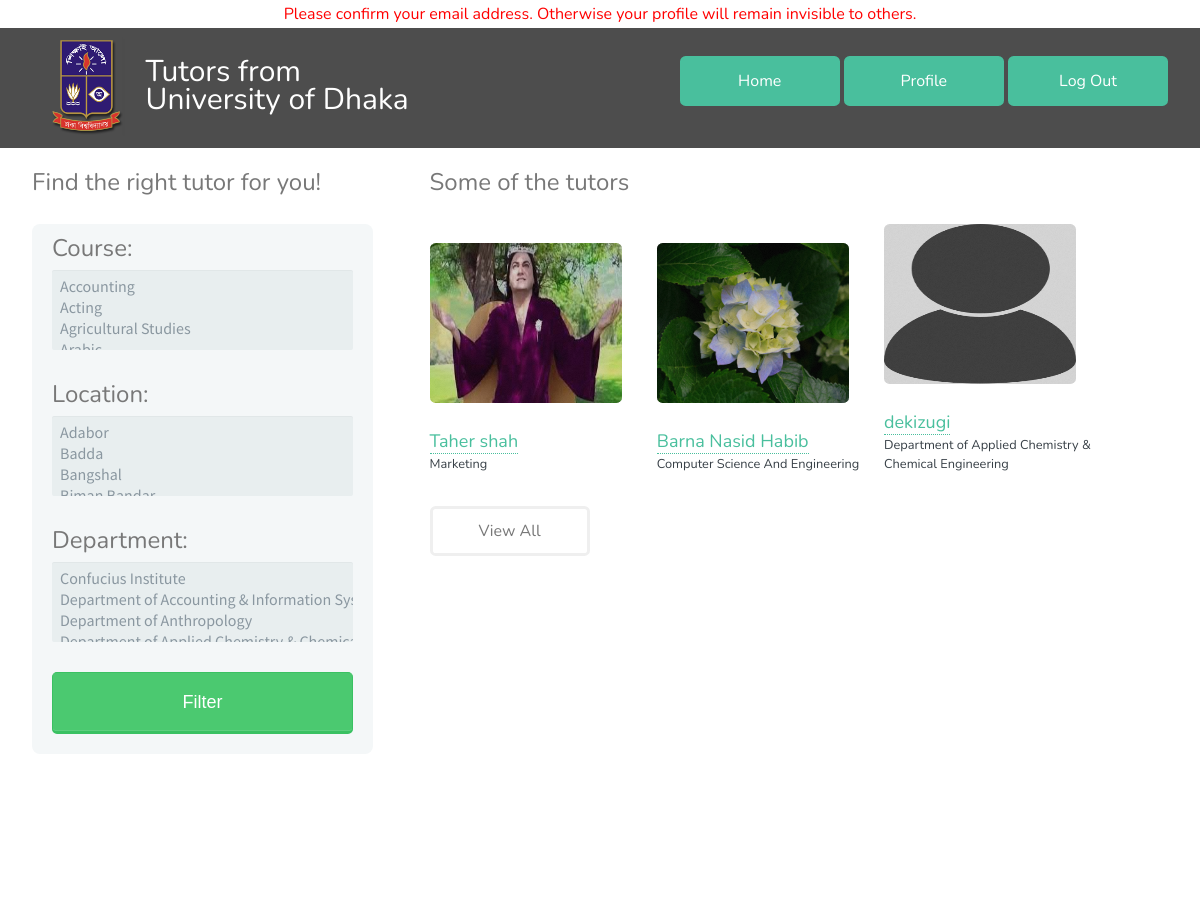
Page /home.php (signed in) on the committed database.
### tables this page shows
CREATE TABLE `user_info` (
  `username` varchar(15) NOT NULL,
  `email` varchar(50) NOT NULL,
  `name` varchar(50) NOT NULL,
  `password` varchar(40) NOT NULL,
  `gender` varchar(6) NOT NULL,
  `phone` varchar(11) DEFAULT NULL,
  `phone_privacy` tinyint(1) DEFAULT NULL,
  `department` varchar(100) NOT NULL,
  `biography` longtext,
  `verified` tinyint(1) NOT NULL DEFAULT '0',
  `isAvailable` tinyint(1) NOT NULL DEFAULT '1'
);

### home.php (the view, shortened to what this page needs)
<html>
    <head>
		<link rel="stylesheet" href="assets/css/profile.css" />
    </head>
	<?php
                                        if(isset($_SESSION['logged_in']) && $_SESSION['logged_in']==true)
                                            include"user_header.php";
                                         else
                                             include"login_header.php"
                                        ?>
			<section class="main">
					<?php
						include("config.php");
						$sql = "SELECT username,name,department FROM user_info WHERE isAvailable = '1'";
						$result = mysqli_query($conn,$sql);
					?>
					<?php include"filter_sidebar.php" ?>
					<div class = "view">
						<h2>Some of the tutors</h2>
							<?php
							$cnt=0;
							while($list = mysqli_fetch_array($result,MYSQLI_ASSOC))
							{
								$path="uploads/".$list['username'].".jpg";
								if(!file_exists($path))
									$path="uploads/default/avatar.jpg";
								echo "<article class=\"4u 12u$(xsmall) work-item\">";
								echo "<a href=".$path." class=\"image fit thumb\"><img src=".$path." alt=\"\"></a>";
								echo "<a href=\"profile.php?username=".$list['username']."\" >"."<font size=\"4\">".$list['name']."</font> </a>";
								echo "	<p> ".$list['department']." </p>"	;
								echo "</article>";
								$cnt = $cnt+1;
								if($cnt == 3 )
									break;
							}
							?>
						<ul class="actions">
                                                    <a href=<?php $page = $_SESSION['page']+1; echo"view_all.php?page=".$page ?> class="button">View All</a>
						</ul>
						</div>
			</section>
			<?php include"footer.php" ?>

### assets/css/profile.css (style rules this page uses)
html, body, div, span, applet, object, iframe, h1, h2, h3, h4, h5, h6, p, blockquote, pre, a, abbr, acronym, address, big, cite, code, del, dfn, em, img, ins, kbd, q, s, samp, small, strike, strong, sub, sup, tt, var, b, u, i, center, dl, dt, dd, ol, ul, li, fieldset, form, label, legend, table, caption, tbody, tfoot, thead, tr, th, td, article, aside, canvas, details, embed, figure, figcaption, footer, header, hgroup, menu, nav, output, ruby, section, summary, time, mark, audio, video { margin: 0; padding: 0; border: 0; font-size: 100%; font: inherit; vertical-align: baseline; }
aside, details, figcaption, figure, footer, header, hgroup, menu, nav, section { display: block; }
article { display: inline-block; }
ol, ul { list-style: none; }
*, *:before, *:after { -moz-box-sizing: border-box; -webkit-box-sizing: border-box; box-sizing: border-box; }
.\34 u, .\34 u\24 { width: 33.3333333333%; clear: none; margin-left: 0; }
a { -moz-transition: color 0.2s ease-in-out, border-color 0.2s ease-in-out; -webkit-transition: color 0.2s ease-in-out, border-color 0.2s ease-in-out; -ms-transition: color 0.2s ease-in-out, border-color 0.2s ease-in-out; transition: color 0.2s ease-in-out, border-color 0.2s ease-in-out; border-bottom: dotted 1px; color: #49bf9d; text-decoration: none; }
p { margin: 0 0 2em 0; }
h1, h2, h3, h4, h5, h6 { color: #787878; font-weight: 400; line-height: 1em; margin: 0 0 1em 0; }
h2 { font-size: 1.5em; line-height: 1.5em; }
.image { border-radius: 0.35em; border: 0; display: inline-block; position: relative; }
.image:before { -moz-transition: opacity 0.2s ease-in-out; -webkit-transition: opacity 0.2s ease-in-out; -ms-transition: opacity 0.2s ease-in-out; transition: opacity 0.2s ease-in-out; background: url("images/overlay.png"); border-radius: 0.35em; content: ''; display: block; height: 100%; left: 0; opacity: 0.5; position: absolute; top: 0; width: 100%; }
.image.thumb { text-align: center; }
.image.thumb:after { -moz-transition: opacity 0.2s ease-in-out; -webkit-transition: opacity 0.2s ease-in-out; -ms-transition: opacity 0.2s ease-in-out; transition: opacity 0.2s ease-in-out; border-radius: 0.35em; border: solid 3px rgba(255, 255, 255, 0.5); color: #fff; content: ''; display: inline-block; font-size: 0.8em; font-weight: 400; left: 50%; line-height: 2.25em; margin: -1.25em 0 0 -3em; opacity: 0; padding: 0 1.5em; position: absolute; text-align: center; text-decoration: none; top: 50%; white-space: nowrap; }
.image img { border-radius: 0.35em; display: block; }
.image.fit { display: block; margin: 2em 2em 2em 2em; width: 12em; height: 10em; }
.image.fit img { width: 100%; height: 100%; }
ul { list-style: disc; margin: 0 0 2em 0; padding-left: 1em; }
ul.actions { cursor: default; list-style: none; padding-left: 0; }
input[type="submit"], input[type="reset"], input[type="button"], .button { -moz-appearance: none; -webkit-appearance: none; -ms-appearance: none; appearance: none; -moz-transition: background-color 0.2s ease-in-out, color 0.2s ease-in-out, border-color 0.2s ease-in-out; -webkit-transition: background-color 0.2s ease-in-out, color 0.2s ease-in-out, border-color 0.2s ease-in-out; -ms-transition: background-color 0.2s ease-in-out, color 0.2s ease-in-out, border-color 0.2s ease-in-out; transition: background-color 0.2s ease-in-out, color 0.2s ease-in-out, border-color 0.2s ease-in-out; background-color: transparent; border-radius: 0.35em; border: solid 3px #efefef; color: #787878 !important; cursor: pointer; display: inline-block; font-weight: 400; height: 3.15em; height: calc(2.75em + 6px); line-height: 2.75em; min-width: 10em; padding: 0 1.5em; text-align: center; text-decoration: none; white-space: nowrap; }
.work-item { margin: 0 0 2em 0; }
.work-item .image { margin: 0 0 1.5em 0; }
.work-item p { font-size: 0.8em; line-height: 1.5em; margin: 0; }
.main { max-width: 100%; padding: 1em 2em 2em 2em; width: calc(100%); display: flex; }
.view { max-width: 60%; flex-grow: 1; margin-left: 5%; }

### rows in the picture
user_info: username (picture), name "Taher shah", department "Marketing"
user_info: username (picture), name "Barna Nasid Habib", department "Computer Science And Engineering"
user_info: shows a picture, name "dekizugi", department "Department of Applied Chemistry & Chemical Engineering"
